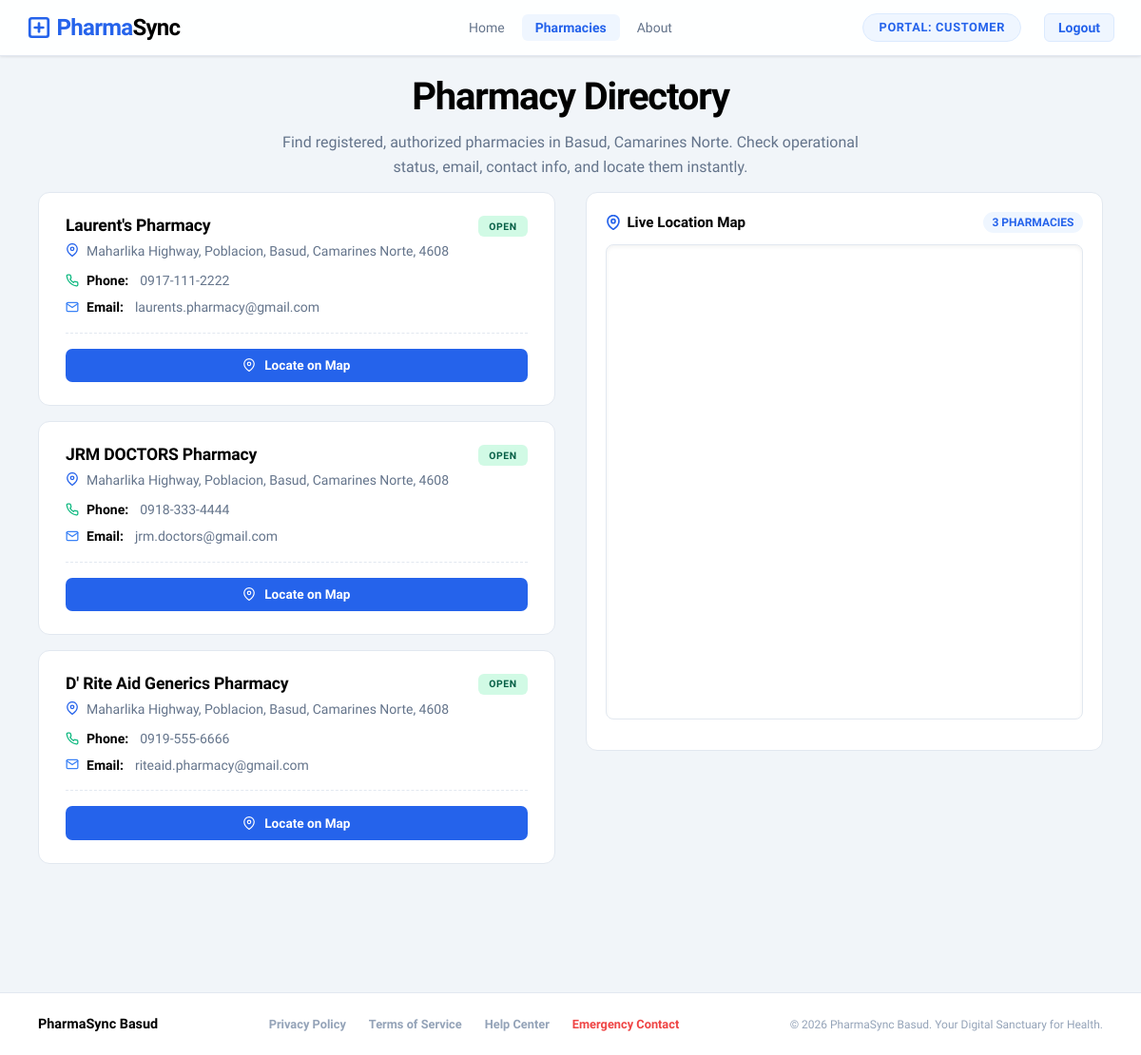
Screenshot of /customer_pharmacies.php with the database file from the repository.
### tables this page shows
CREATE TABLE IF NOT EXISTS pharmacies (
    id INT AUTO_INCREMENT PRIMARY KEY,
    name VARCHAR(100) NOT NULL,
    username VARCHAR(50) NOT NULL UNIQUE,
    password_hash VARCHAR(255) NOT NULL,
    code VARCHAR(20) NOT NULL UNIQUE,
    address VARCHAR(255) NOT NULL,
    contact_number VARCHAR(50),
    email VARCHAR(100),
    latitude DECIMAL(10, 8) DEFAULT 14.0702,
    longitude DECIMAL(11, 8) DEFAULT 122.9610,
    is_open BOOLEAN DEFAULT TRUE,
    last_sync DATETIME DEFAULT CURRENT_TIMESTAMP ON UPDATE CURRENT_TIMESTAMP
);

### customer_pharmacies.php (the view, shortened to what this page needs)
<?php
$coreDB = getDBConnection('pharmasync_core');
$stmt = $coreDB->query("SELECT id, name, code, address, contact_number, email, latitude, longitude, is_open FROM pharmacies ORDER BY id ASC");
$pharmacies = $stmt->fetchAll();
?>
<!DOCTYPE html>
<html lang="en">
<head>
    <link rel="stylesheet" href="assets/css/global.css">
    <link rel="stylesheet" href="assets/css/customer_pharmacies.css">
</head>
<body>
<?php require_once 'includes/navbar.php'; ?>
<div class="layout">
    <main class="main-content">
        <section class="pharm-header" style="padding: 0.5rem 0 0.85rem;">
            <h1 class="pharm-title">Pharmacy Directory</h1>
            <p class="pharm-subtitle">
                Find registered, authorized pharmacies in Basud, Camarines Norte. Check operational status, email, contact info, and locate them instantly.
            </p>
        </section>
        <section class="pharm-main">
            <div class="pharm-grid">
                <div class="pharm-listings">
                    <?php if (empty($pharmacies)): ?>
                        <div class="pharm-card" style="text-align: center; padding: 3rem; color: var(--text-muted);">
                            <p style="font-size: 1.1rem; font-weight: 600; margin: 0 0 0.5rem;">No pharmacies registered</p>
                            <p style="font-size: 0.9rem; margin: 0;">Contact the health system administrator to register your node.</p>
                        </div>
                    <?php else: ?>
                        <?php foreach ($pharmacies as $pharm): ?>
                            <div class="pharm-card" id="pharm-card-<?= $pharm['id'] ?>">
                                <div class="pharm-card-header">
                                    <div class="pharm-info">
                                        <h3 class="pharm-name"><?= htmlspecialchars($pharm['name']) ?></h3>
                                        <div class="pharm-address" style="margin-bottom: 0.75rem;">
                                            <svg width="14" height="14" viewBox="0 0 24 24" fill="none"
                                                 stroke="currentColor" stroke-width="2.2"
                                                 stroke-linecap="round" stroke-linejoin="round" style="color: var(--primary);">
                                                <path d="M21 10c0 7-9 13-9 13s-9-6-9-13a9 9 0 0 1 18 0z"></path>
                                                <circle cx="12" cy="10" r="3"></circle>
                                            </svg>
                                            <span><?= htmlspecialchars($pharm['address']) ?></span>
                                        </div>
                                        <div class="pharm-address" style="margin-bottom: 0.5rem;">
                                            <strong style="color: var(--text-main); margin-right: 0.25rem;">Phone:</strong>
                                            <span><?= htmlspecialchars($pharm['contact_number']) ?></span>
                                        </div>
                                        <div class="pharm-address">
                                            <svg width="14" height="14" viewBox="0 0 24 24" fill="none"
                                                 stroke="currentColor" stroke-width="2.2"
                                                 stroke-linecap="round" stroke-linejoin="round" style="color: #3B82F6;">
                                                <path d="M4 4h16c1.1 0 2 .9 2 2v12c0 1.1-.9 2-2 2H4c-1.1 0-2-.9-2-2V6c0-1.1.9-2 2-2z"></path>
                                                <polyline points="22,6 12,13 2,6"></polyline>
                                            </svg>
                                            <strong style="color: var(--text-main); margin-right: 0.25rem;">Email:</strong>
                                            <span><?= htmlspecialchars($pharm['email'] ?? '—') ?></span>
                                        </div>
                                    </div>
                                    <span class="pharm-status <?= $pharm['is_open'] ? 'open' : 'closed' ?>">
                                        <?= $pharm['is_open'] ? 'OPEN' : 'CLOSED' ?>
                                    </span>
                                </div>
                                <div class="pharm-actions" style="margin-top: 1rem; padding-top: 1rem; border-top: 1px dashed var(--border);">
                                    <button class="pharm-btn primary" onclick="focusPharmacyOnMap('<?= addslashes($pharm['name']) ?>')" style="width: 100%;">
                                        <svg width="14" height="14" viewBox="0 0 24 24" fill="none" stroke="currentColor" stroke-width="2" stroke-linecap="round" stroke-linejoin="round" style="margin-right: 0.2rem;"><path d="M21 10c0 7-9 13-9 13s-9-6-9-13a9 9 0 0 1 18 0z"></path><circle cx="12" cy="10" r="3"></circle></svg>
                                        Locate on Map
                                    </button>
                                </div>
                            </div>
                        <?php endforeach; ?>
                    <?php endif; ?>
                </div>
                <div class="pharm-sidebar">
                    <div class="pharm-map-card">
                        <div class="pharm-map-header" style="margin-bottom: 0.75rem;">
                            <h3 style="display:flex; align-items:center; gap:0.4rem; color:var(--text-main); font-weight:700; font-size:0.95rem; margin:0;">
                                <svg width="16" height="16" viewBox="0 0 24 24" fill="none" stroke="currentColor" stroke-width="2.5" style="color:var(--primary);"><path d="M21 10c0 7-9 13-9 13s-9-6-9-13a9 9 0 0 1 18 0z"></path><circle cx="12" cy="10" r="3"></circle></svg>
                                Live Location Map
                            </h3>
                            <span style="font-size:0.75rem; background:var(--primary-light); color:var(--primary); padding:0.25rem 0.6rem; border-radius:1rem; font-weight:700;">3 PHARMACIES</span>
                        </div>
                        <iframe id="googleMap" src="https://maps.google.com/maps?q=Laurent's%20Pharmacy,%20Basud,%20Camarines%20Norte&t=&z=16&ie=UTF8&iwloc=&output=embed" style="width: 100%; height: 500px; border-radius: 8px; border: 1px solid var(--border); box-shadow: inset 0 2px 4px rgba(0,0,0,0.05); margin-bottom: 0.5rem; z-index: 1;" allowfullscreen="" loading="lazy"></iframe>
                    </div>
                </div>
            </div>
        </section>
    </main>
</div>
<?php require_once 'includes/footer.php'; ?>
</body>
</html>

### includes/navbar.php
<?php
$navItems = [
        'home'        => ['label' => 'Home',         'href' => 'customer_dashboard.php'],
        'pharmacies'  => ['label' => 'Pharmacies',  'href' => 'customer_pharmacies.php'],
        'support'     => ['label' => 'About',     'href' => 'customer_about.php'],
];
$currentFile = basename($_SERVER['PHP_SELF']);
$pageToNavKey = [
        'customer_dashboard.php'   => 'home',
        'customer_pharmacies.php'  => 'pharmacies',
        'customer_about.php'       => 'support'
];
$activeNavKey = isset($pageToNavKey[$currentFile]) ? $pageToNavKey[$currentFile] : '';
$pharmaCode = isset($_SESSION['pharma_code']) ? $_SESSION['pharma_code'] : '';
$pharmaNames = [
        'laurents' => "Laurent's Pharmacy",
        'jrm'      => "JRM DOCTORS Pharmacy",
        'riteaid'  => "D' Rite Aid Generics Pharmacy",
];
$pharmaName = $pharmaNames[$pharmaCode] ?? "Pharmacy Portal";
?>
<nav class="navbar">
    <div class="nav-container">
        <a href="customer_dashboard.php" class="brand" style="display:flex; align-items:center; gap:0.35rem;">
            <svg width="26" height="26" viewBox="0 0 24 24" fill="none" stroke="currentColor" stroke-width="2.5"
                 stroke-linecap="round" stroke-linejoin="round">
                <rect x="3" y="3" width="18" height="18" rx="2" ry="2"></rect>
                <line x1="12" y1="8" x2="12" y2="16"></line>
                <line x1="8" y1="12" x2="16" y2="12"></line>
            </svg>
            <span>Pharma<span class="sync-part" style="color: black;">Sync</span></span>
        </a>
        <ul class="nav-tabs">
            <?php foreach ($navItems as $key => $item): ?>
                <li>
                    <a href="<?= htmlspecialchars($item['href']) ?>"
                       class="<?= ($activeNavKey === $key) ? 'active' : '' ?>">
                        <?= htmlspecialchars($item['label']) ?>
                    </a>
                </li>
            <?php endforeach; ?>
        </ul>
        <div class="nav-user" style="display: flex; align-items: center;">
            <?php if (isset($_SESSION['user_role']) && ($_SESSION['user_role'] === 'admin' || $_SESSION['user_role'] === 'pharmacy')): ?>
                <?php if ($_SESSION['user_role'] === 'admin'): ?>
                    <a href="admin_dashboard.php" class="portal-badge" title="Go to Admin Dashboard">
                        ADMIN PORTAL: <?= htmlspecialchars($_SESSION['user_name'] ?? 'Admin') ?>
                    </a>
                <?php else: ?>
                    <a href="pharmacy_dashboard.php?pharma=<?= urlencode($pharmaCode) ?>" class="portal-badge" title="Go to Pharmacy Dashboard">
                        PORTAL: <?= htmlspecialchars($pharmaName) ?>
                    </a>
                <?php endif; ?>
                <a href="logout.php" class="btn-switch-role">Logout</a>
            <?php else: ?>
                <span class="portal-badge static">
                    PORTAL: CUSTOMER
                </span>
                <a href="logout.php" class="btn-switch-role">Logout</a>
            <?php endif; ?>
        </div>
    </div>
</nav>

### includes/footer.php (shortened to what this page needs)
<footer class="site-footer">
    <div class="footer-brand">PharmaSync Basud</div>
    <div class="footer-links">
        <a href="#">Privacy Policy</a>
        <a href="#">Terms of Service</a>
        <a href="#">Help Center</a>
        <a href="#" class="text-danger">Emergency Contact</a>
    </div>
    <div class="footer-copy">
        &copy; <?= date('Y') ?> PharmaSync Basud. Your Digital Sanctuary for Health.
    </div>
</footer>

### assets/css/global.css (style rules this page uses)
:root { --primary: #2563EB; --primary-hover: #1D4ED8; --primary-dark: #1E3A8A; --primary-light: #EFF6FF; --primary-mid: #DBEAFE; --success: #10B981; --success-light: #D1FAE5; --warning: #F59E0B; --warning-light: #FEF3C7; --danger: #EF4444; --danger-light: #FEE2E2; --text-main: #000000; --text-sub: #334155; --text-muted: #64748B; --text-faint: #94A3B8; --bg-page: #F1F5F9; --bg-surface: #FFFFFF; --border: #E2E8F0; --border-light: #F1F5F9; --sidebar-w: 256px; --navbar-h: 70px; --shadow-sm: 0 1px 3px rgba(0, 0, 0, 0.06), 0 1px 2px rgba(0, 0, 0, 0.04); --shadow-md: 0 4px 12px rgba(0, 0, 0, 0.06), 0 2px 6px rgba(0, 0, 0, 0.04); --shadow-lg: 0 10px 30px rgba(0, 0, 0, 0.08), 0 4px 12px rgba(0, 0, 0, 0.05); --shadow-xl: 0 20px 40px rgba(0, 0, 0, 0.1), 0 8px 20px rgba(0, 0, 0, 0.06); --ease: cubic-bezier(0.4, 0, 0.2, 1); --transition: all 0.22s var(--ease); }
*, *::before, *::after { margin: 0; padding: 0; box-sizing: border-box; }
html, body { width: 100%; height: 100%; overflow: hidden; }
body { font-family: 'Plus Jakarta Sans', -apple-system, BlinkMacSystemFont, sans-serif; background: var(--bg-page); color: var(--text-main); min-height: 100vh; display: flex; flex-direction: column; -webkit-font-smoothing: antialiased; }
.navbar { position: sticky; top: 0; z-index: 100; width: 100%; background: rgba(255, 255, 255, 0.92); backdrop-filter: blur(16px); -webkit-backdrop-filter: blur(16px); border-bottom: 1px solid var(--border); box-shadow: var(--shadow-sm); padding: 0.85rem 1.75rem; }
.nav-container { width: 100%; display: flex; align-items: center; justify-content: space-between; position: relative; }
.brand { font-size: 1.5rem; font-weight: 800; color: var(--primary); text-decoration: none; letter-spacing: -0.03em; flex-shrink: 0; }
.navbar .nav-container .brand .sync-part, .brand .sync-part { color: #000000 !important; font-weight: 800 !important; }
.nav-tabs { position: absolute; left: 50%; transform: translateX(-50%); display: flex; gap: 0.25rem; list-style: none; margin: 0; padding: 0; }
.nav-tabs li a { display: block; text-decoration: none; color: var(--text-muted); font-weight: 500; font-size: 0.875rem; padding: 0.4rem 0.875rem; border-radius: 6px; transition: var(--transition); }
.nav-tabs li a.active { background: var(--primary-light); color: var(--primary); font-weight: 600; }
.nav-user { display: flex; align-items: center; gap: 0.75rem; flex-shrink: 0; }
.portal-badge { background: var(--primary-light); color: var(--primary); font-weight: 700; font-size: 0.8rem; padding: 0.4rem 1rem; border-radius: 2rem; text-transform: uppercase; display: inline-flex; align-items: center; margin-right: 0.75rem; letter-spacing: 0.05em; text-decoration: none; border: 1.5px solid var(--primary-mid); transition: var(--transition); }
.portal-badge.static { cursor: default; }
.btn-switch-role { font-size: 0.875rem; padding: 0.4rem 0.875rem; border-radius: 6px; border: 1.5px solid var(--primary-mid); background: var(--primary-light); color: var(--primary); text-decoration: none; font-weight: 600; transition: var(--transition); display: inline-flex; align-items: center; justify-content: center; }
.site-footer { display: flex; align-items: center; justify-content: space-between; padding: 1.5rem 2.5rem; background: var(--bg-surface); border-top: 1px solid var(--border); margin-top: auto; }
.footer-brand { font-weight: 800; color: var(--text-main); font-size: 0.9rem; }
.footer-links { display: flex; gap: 1.5rem; }
.footer-links a { color: var(--text-faint); text-decoration: none; font-weight: 600; font-size: 0.8rem; transition: var(--transition); }
.footer-links a.text-danger { color: #EF4444; }
.footer-copy { font-size: 0.75rem; color: var(--text-faint); }
.layout { display: flex; flex: 1; width: 100%; min-height: calc(100vh - var(--navbar-h)); align-items: stretch; }
.main-content { flex: 1; min-width: 0; padding: 0.75rem 2.5rem 2rem; box-sizing: border-box; overflow-y: auto; }

### rows the page displays
pharmacies: name "Laurent's Pharmacy", address "Maharlika Highway, Poblacion, Basud, Camarines Norte, 4608", contact_number "0917-111-2222", email "laurents.pharmacy@gmail.com", is_open "OPEN"
pharmacies: name "JRM DOCTORS Pharmacy", address "Maharlika Highway, Poblacion, Basud, Camarines Norte, 4608", contact_number "0918-333-4444", email "jrm.doctors@gmail.com", is_open "OPEN"
pharmacies: name "D' Rite Aid Generics Pharmacy", address "Maharlika Highway, Poblacion, Basud, Camarines Norte, 4608", contact_number "0919-555-6666", email "riteaid.pharmacy@gmail.com", is_open "OPEN"

### other values shown
$item['label'] "Home"
$item['label'] "Pharmacies"
$item['label'] "About"
